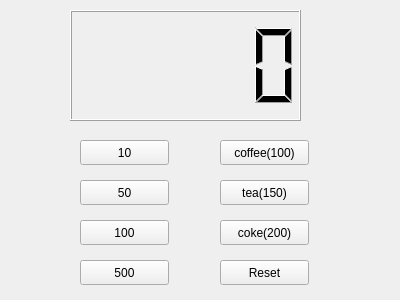
<?xml version="1.0" encoding="UTF-8"?>
<ui version="4.0">
 <class>Widget</class>
 <widget class="QWidget" name="Widget">
  <property name="geometry">
   <rect>
    <x>0</x>
    <y>0</y>
    <width>400</width>
    <height>300</height>
   </rect>
  </property>
  <property name="windowTitle">
   <string>Widget</string>
  </property>
  <widget class="QLCDNumber" name="LCD">
   <property name="geometry">
    <rect>
     <x>70</x>
     <y>10</y>
     <width>231</width>
     <height>111</height>
    </rect>
   </property>
  </widget>
  <widget class="QPushButton" name="pb10">
   <property name="geometry">
    <rect>
     <x>80</x>
     <y>140</y>
     <width>89</width>
     <height>25</height>
    </rect>
   </property>
   <property name="text">
    <string>10</string>
   </property>
  </widget>
  <widget class="QPushButton" name="pb100">
   <property name="geometry">
    <rect>
     <x>80</x>
     <y>220</y>
     <width>89</width>
     <height>25</height>
    </rect>
   </property>
   <property name="text">
    <string>100</string>
   </property>
  </widget>
  <widget class="QPushButton" name="pb50">
   <property name="geometry">
    <rect>
     <x>80</x>
     <y>180</y>
     <width>89</width>
     <height>25</height>
    </rect>
   </property>
   <property name="text">
    <string>50</string>
   </property>
  </widget>
  <widget class="QPushButton" name="pb500">
   <property name="geometry">
    <rect>
     <x>80</x>
     <y>260</y>
     <width>89</width>
     <height>25</height>
    </rect>
   </property>
   <property name="text">
    <string>500</string>
   </property>
  </widget>
  <widget class="QPushButton" name="pbCoffee">
   <property name="geometry">
    <rect>
     <x>220</x>
     <y>140</y>
     <width>89</width>
     <height>25</height>
    </rect>
   </property>
   <property name="text">
    <string>coffee(100)</string>
   </property>
  </widget>
  <widget class="QPushButton" name="pbTea">
   <property name="geometry">
    <rect>
     <x>220</x>
     <y>180</y>
     <width>89</width>
     <height>25</height>
    </rect>
   </property>
   <property name="text">
    <string>tea(150)</string>
   </property>
  </widget>
  <widget class="QPushButton" name="pbCoke">
   <property name="geometry">
    <rect>
     <x>220</x>
     <y>220</y>
     <width>89</width>
     <height>25</height>
    </rect>
   </property>
   <property name="text">
    <string>coke(200)</string>
   </property>
  </widget>
  <widget class="QPushButton" name="Reset">
   <property name="geometry">
    <rect>
     <x>220</x>
     <y>260</y>
     <width>89</width>
     <height>25</height>
    </rect>
   </property>
   <property name="text">
    <string>Reset</string>
   </property>
  </widget>
 </widget>
 <layoutdefault spacing="6" margin="11"/>
 <resources/>
 <connections/>
</ui>
